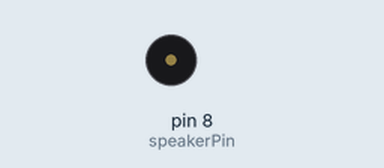
Simulated run of this sketch. Board: Arduino Uno, built with avr-gcc and run on an emulated ATmega328P. Shown: buzzer (waves = sounding). At 9.1 s the program stops and its outputs stay as they are.

Above: at 2.4 s.
At 8.57 s:
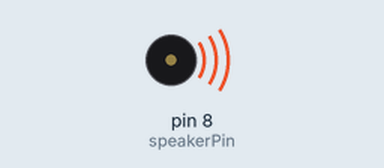
Timing chart, 0 to 10.2 s (numbered marks = the images above):
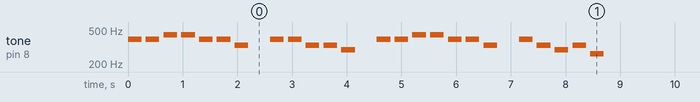

Measured:
- by itself, tone on pin 8 (speakerPin): plays 392 Hz for 0.25 s, 392 Hz for 0.25 s, 440 Hz for 0.25 s, 440 Hz for 0.25 s, 392 Hz for 0.25 s, 392 Hz for 0.25 s … (24 notes in this stretch)

The sketch:

sketch_sep28a.ino
```cpp
#include "pitches.h"

int speakerPin = 8;

int melody[] = {
  NOTE_G4, NOTE_G4, NOTE_A4, NOTE_A4, NOTE_G4, NOTE_G4, NOTE_E4, 0,
  NOTE_G4, NOTE_G4, NOTE_E4, NOTE_E4, NOTE_D4, 0,
  NOTE_G4, NOTE_G4, NOTE_A4, NOTE_A4, NOTE_G4, NOTE_G4, NOTE_E4, 0,
  NOTE_G4, NOTE_E4, NOTE_D4, NOTE_E4, NOTE_C4, 0
};

int noteDuration = 4;

void setup() {
}

void loop() {
  for (int thisNote = 0; thisNote < sizeof(melody) / sizeof(int); thisNote++) {
    int noteLength = 1000 / noteDuration;
    tone(speakerPin, melody[thisNote], noteLength);

    int pauseBetweenNotes = noteLength * 1.30;
    delay(pauseBetweenNotes);
    noTone(speakerPin);
  }
  while (true) {};
}
```
